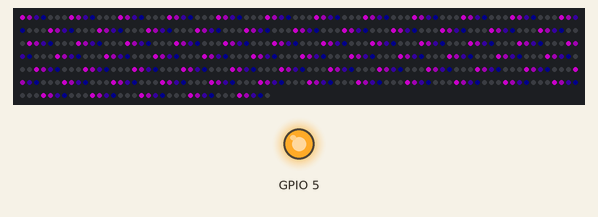
Recording of a sketch running on a simulated ESP32. Shown: 516 RGB LEDs in strip order, left to right, continuing on the next row, output pins drawn as LEDs (lit = HIGH). Dim RGB values are drawn brighter than linear; random numbers use the default seed unless the sketch sets one.

Above: at 0.09 s.
At 5.05 s:
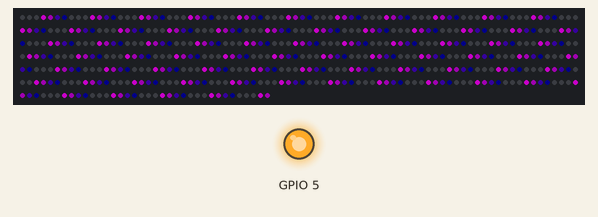
At 10.01 s:
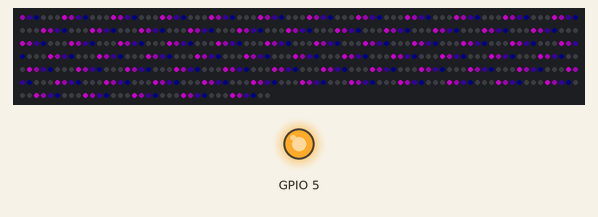
At 19.93 s:
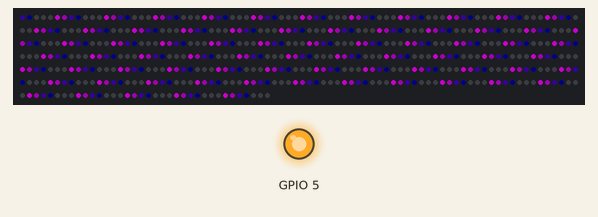
At 29.85 s:
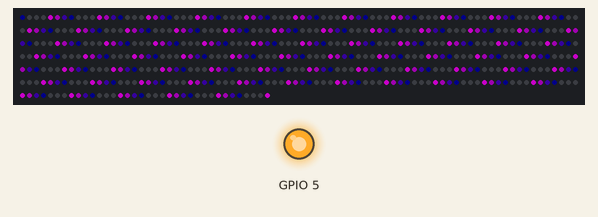
At 39.72 s:
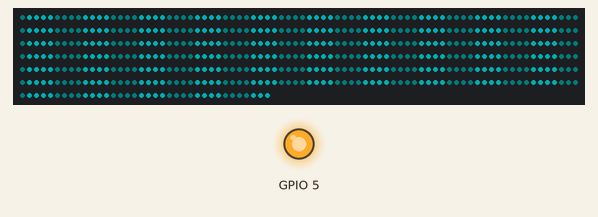

The sketch:

FinalCodeMello.ino
```cpp
#include <Adafruit_NeoPixel.h>
#ifdef __AVR__
  #include <avr/power.h>
#endif

#define PIN            23
//#define counter 0

#define  NUMPIXELS      516
Adafruit_NeoPixel strip = Adafruit_NeoPixel(NUMPIXELS, PIN, NEO_GRB + NEO_KHZ800);
int delayval  = 50;
int Brightness  = 100;
int count=0;

//fadefollow
int a1=0;
int b1=0;
int c1=0;
int a2=0;
int b2=0;
int c2=0;

int Pulses = 70;
int x = NUMPIXELS/Pulses;

//everyodd
int a=0;
int b=0;
int c=0;

//mirror
int randomx = 0;
int randomy = 0;
int randomz = 0;

int randomx2 = 0;
int randomy2 = 0;
int randomz2 = 0;

//standard
int jump=0;


//the button to end all buttons
const int  buttonPin=16;
int buttonPushCounter=0;
int buttonState=0;
int lastButtonState=0;

HardwareSerial Serial1(2);
void setup() {
  // put your setup code here, to run once:
  strip.begin();
  strip.show();
  pinMode(5, OUTPUT);
  digitalWrite(5,HIGH);

  pinMode(buttonPin,INPUT);
  Serial.begin(115200);
}

void loop() {
fadefollow();
strip.clear();
//everyodd();
standard();
strip.clear();
mirror();

}

void fadefollow() {
a1 = random(2)*Brightness;
b1 = random(2)*Brightness;
c1 = random(2)*Brightness;
a2 = random(2)*Brightness;
b2 = random(2)*Brightness;
c2 = random(2)*Brightness;
if (a1+b1+c1==0 || a2+b2+c2==0) {
  return fadefollow();
}

for(int j=0;j<NUMPIXELS;j++) {
  count=j;
  for (int i=-4;i<NUMPIXELS;i++) {
    if ((i+count) % x == 0) {
          strip.setPixelColor(i+3,strip.Color(a1*0.1,b1*0.1,c1*0.1));
          strip.setPixelColor(i+2,strip.Color(a1*0.2+a2*0.1,b1*0.2+b2*0.1,c1*0.2+c2*0.1));
          strip.setPixelColor(i+1,strip.Color(a1*0.05+a2*0.5,b1*0.05+b2*0.5,c1*0.05+c2*0.5));
          strip.setPixelColor(i,strip.Color(a2,b2,c2));
          strip.setPixelColor(i+4,strip.Color(0,0,0));
          //strip.setPixelColor(i-1,strip.Color(0,0,0));
          //strip.show();
    }
    else {
    }
  }
  strip.show();
  delay(delayval);
}
}

void everyodd() {
  for (int i = 0;i<NUMPIXELS/2;i++) {
    strip.setPixelColor(i*2,strip.Color(50,0,50));
    strip.show();
  }
  delay(10000000);
}

void mirror() {
  // put your main code here, to run repeatedly
  for (int q=0;q<2;q++) {
      randomx = random(2)*random(10,Brightness/2);
      randomy = random(2)*random(10,Brightness/2);
      randomz = random(2)*random(10,Brightness/2);
      randomx2 = random(2)*random(10,Brightness/2);
      randomy2 = random(2)*random(10,Brightness/2);
      randomz2 = random(2)*random(10,Brightness/2);
      if (randomx+randomy+randomz==0) {return loop();
      }
      if (randomx2+randomy2+randomz2==0) {return loop();
      }
    for (int i=0;i<(NUMPIXELS/2)+1;i=(i+1)){
      strip.setPixelColor(i, strip.Color(randomx,randomy,randomz));
      strip.setPixelColor(NUMPIXELS-i, strip.Color(randomx,randomy,randomz));
      strip.show();
      delay(delayval);
    }
    for (int j=0;j<(NUMPIXELS/2)+1;j++){
      strip.setPixelColor(NUMPIXELS/2+1-j, strip.Color(randomx2,randomy2,randomz2));
      strip.setPixelColor((NUMPIXELS/2)+1+j, strip.Color(randomx2,randomy2,randomz2));
      strip.show();
      delay(delayval);
    }
}
}

void standard() {
  // put your main code here, to run repeatedly:
for (int y=0;y<10;y++) {
  for(int j=0;j<8;j++) {
    jump=j;
    for (int i=-4;i<NUMPIXELS;i++) {
      if ((i+jump) % 8 == 0) {
            strip.setPixelColor(i,strip.Color(0,50,50));
            strip.setPixelColor(i+1,strip.Color(0,50,50));
            strip.setPixelColor(i+2,strip.Color(0,50,50));
            strip.setPixelColor(i+3,strip.Color(0,50,50));
            strip.setPixelColor(i+4,strip.Color(0,3,3));
            strip.setPixelColor(i+5,strip.Color(0,3,3));
            strip.setPixelColor(i+6,strip.Color(0,3,3));
            strip.setPixelColor(i+7,strip.Color(0,3,3));
            //strip.show();
      }
      else {
      }
    }
    strip.show();
    delay(200);
}
}
}
```
